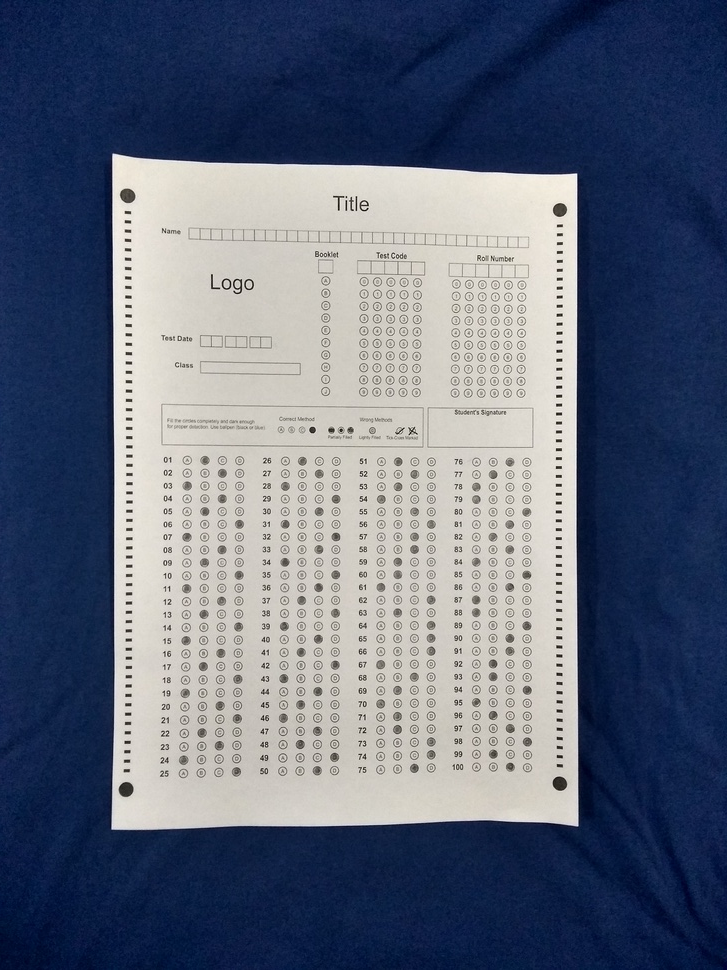
#> input picture blob.jpg, 727 x 970 px, shrunk from 3120 x 4160 before the run
$ python app.py   (older library calls are emulated)
#> lines starting #> are read from the running program, lines starting #| are printed output that depends on the picture; after the words box and inside, x2 and y2 are one past the last pixel; in counts of white or black regions, pixels touching at a corner belong together
# Standard imports
import cv2
import numpy as np;

# Read image

im = cv2.imread("blob.jpg", cv2.IMREAD_GRAYSCALE)
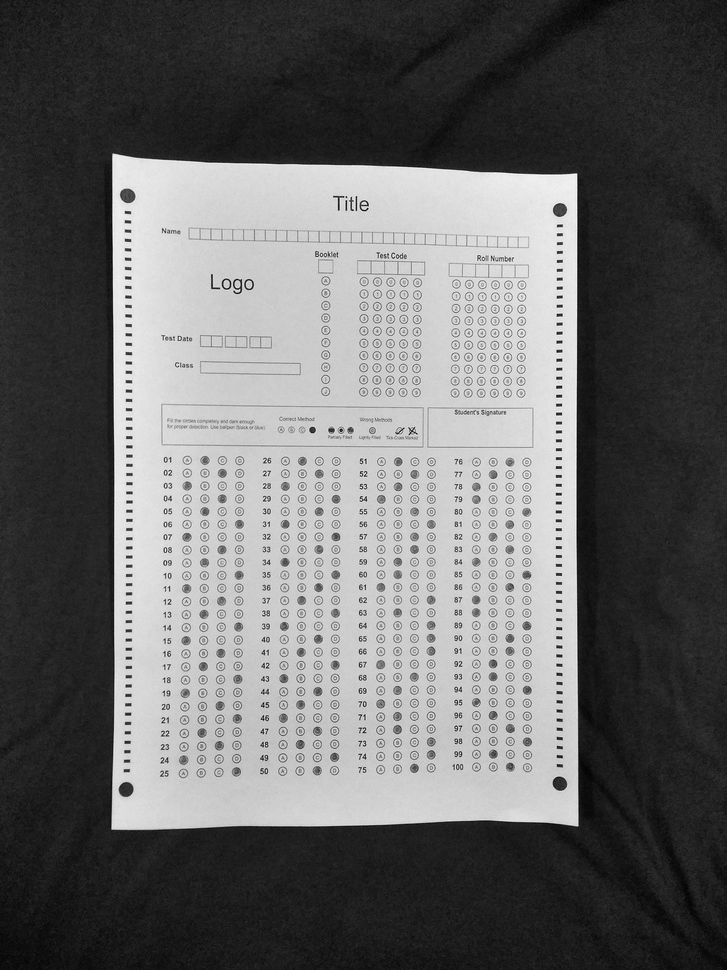
#> im: shape (970, 727); min 1, max 255, mean 104.7

#image enhancement

imgd = cv2.bilateralFilter(im,9,75,75)
threshq = cv2.threshold(imgd, 0, 255,cv2.THRESH_BINARY_INV | cv2.THRESH_OTSU)[1]
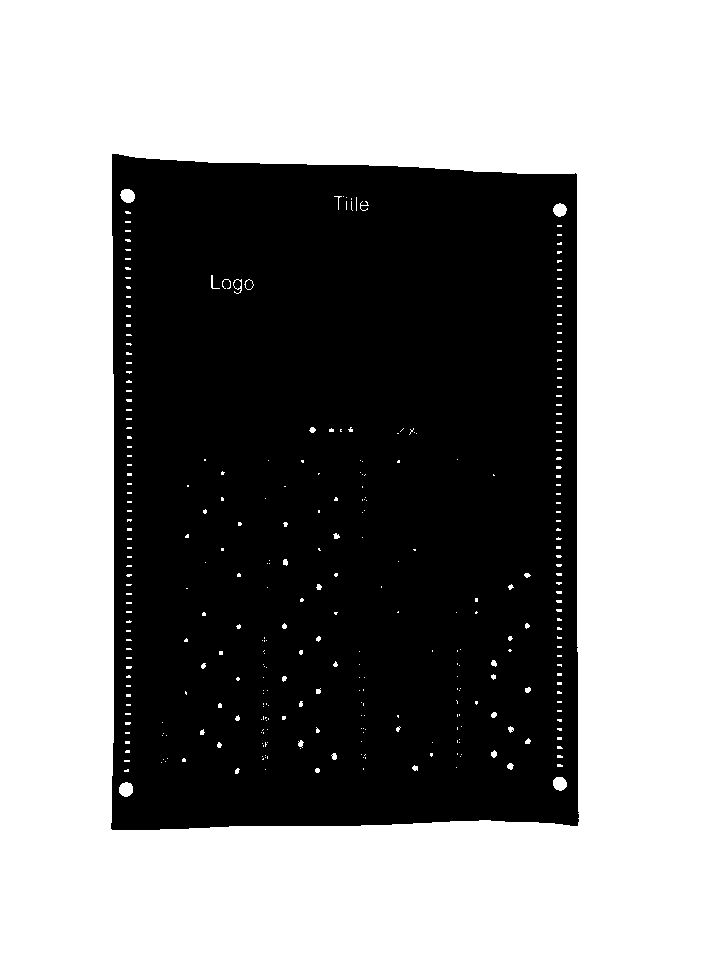
#> threshq: shape (970, 727); 57.2% white; 1 black region, box (x1, y1, x2, y2) and area: (111, 154, 579, 830) 302092

#finding edges

ime = cv2.Canny(threshq,75,200)
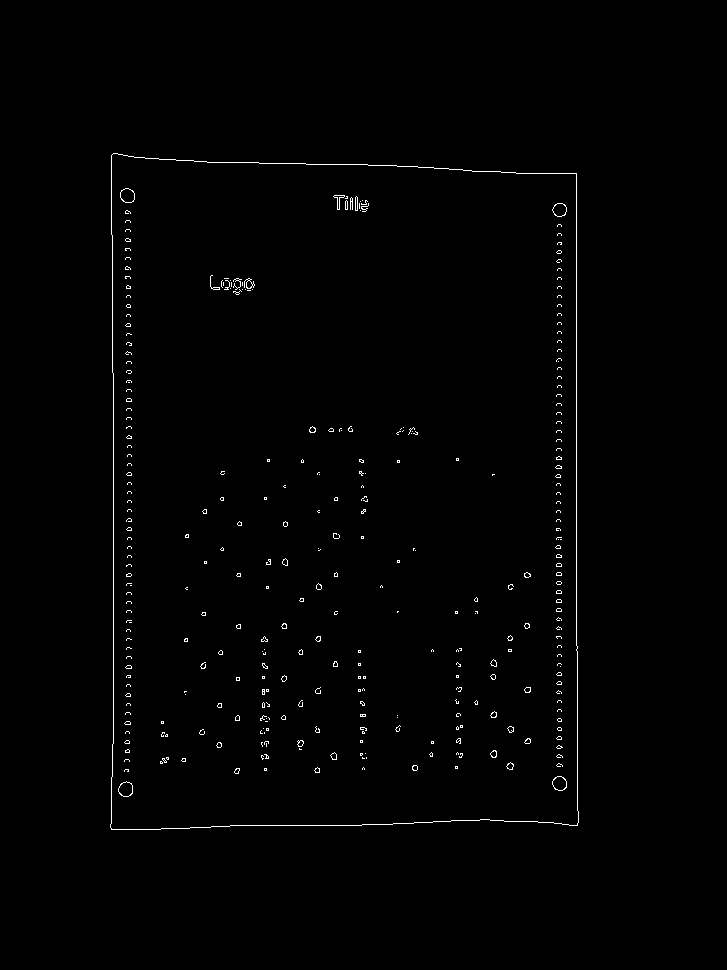
#> ime: shape (970, 727); 0.79% white in thin lines or dots, all inside (x1, y1, x2, y2) = (110, 153, 579, 830)

#extract contours

img, contours, hierarchy = cv2.findContours(ime,cv2.RETR_TREE,cv2.CHAIN_APPROX_SIMPLE)
#> contours = 478 contours, 433 with area under 20; largest, box (x1, y1, x2, y2) and area: (110, 153, 579, 830) 305858, (110, 153, 579, 830) 305856, (118, 781, 133, 797) 166, (120, 188, 135, 203) 162, (118, 781, 133, 797) 158
#imgg = cv2.drawContours(im, contours, -1, (0,255,0), 3)


cnt = contours[0]
#> cnt = contour of 99 points, box (x1, y1, x2, y2) (110, 153, 579, 830), area 305858
x,y,w,h = cv2.boundingRect(cnt)
#> x = 110; y = 153; w = 469; h = 677
cv2.rectangle(img,(x,y),(x+w,y+h),(0,255,0),2)
#> img: shape (970, 727); 0.76% white in thin lines or dots, all inside (x1, y1, x2, y2) = (112, 155, 578, 829)
crop_im = im[y:y+h,x:x+w]
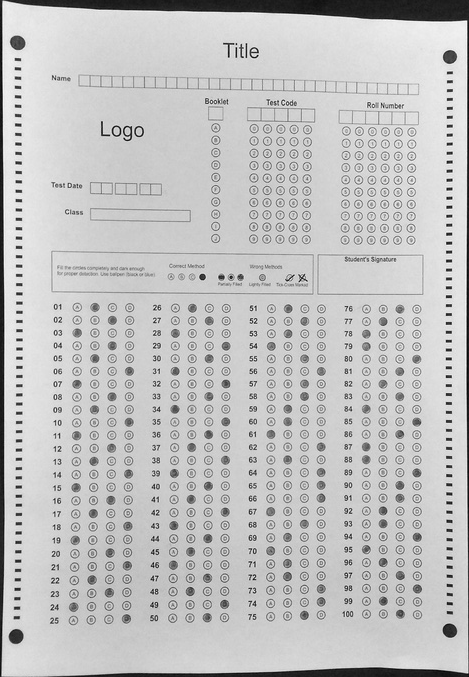
#> crop_im: shape (677, 469); min 2, max 255, mean 194.1

img_filter = cv2.bilateralFilter(crop_im,9,75,75)
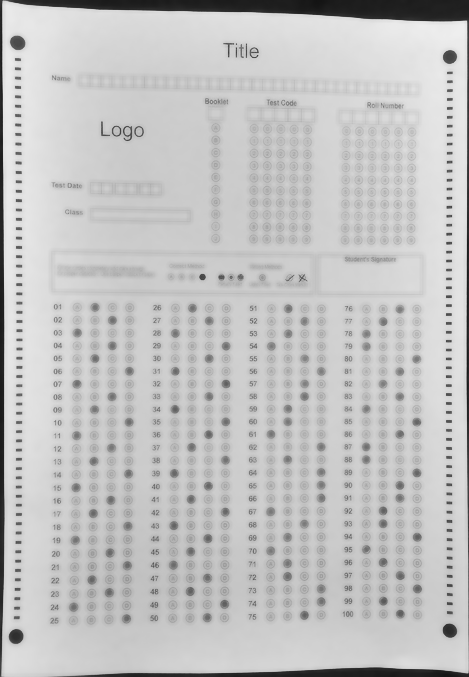
#> img_filter: shape (677, 469); min 19, max 239, mean 195
img_thresh = cv2.threshold(img_filter, 0, 255,cv2.THRESH_BINARY_INV | cv2.THRESH_OTSU)[1]
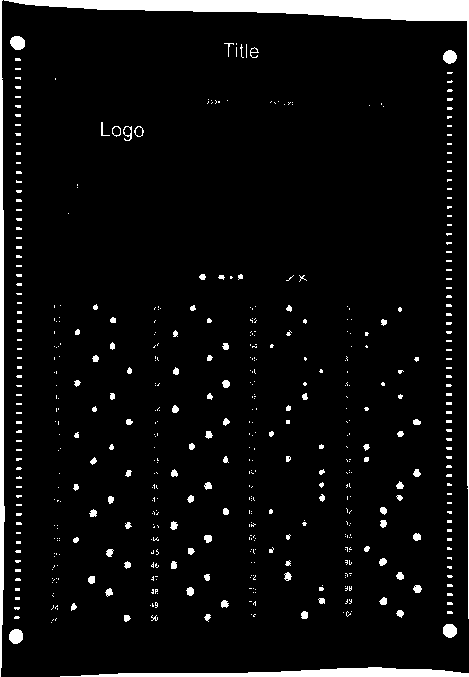
#> img_thresh: shape (677, 469); 5.7% white; 529 white regions (433 under 20 px), largest, box (x1, y1, x2, y2) and area: (4, 0, 469, 619) 7146, (0, 0, 5, 677) 2288, (60, 667, 469, 677) 2232
kernel = np.ones((5,5),np.uint8)
erosion = cv2.erode(img_thresh,kernel,iterations = 1)
#> erosion: shape (677, 469); 2.5% white; 45 white regions (38 under 20 px), largest, box (x1, y1, x2, y2) and area: (16, 0, 469, 19) 5119, (101, 669, 469, 677) 1407, (0, 82, 3, 623) 929
img_edge = cv2.Canny(erosion,75,200)
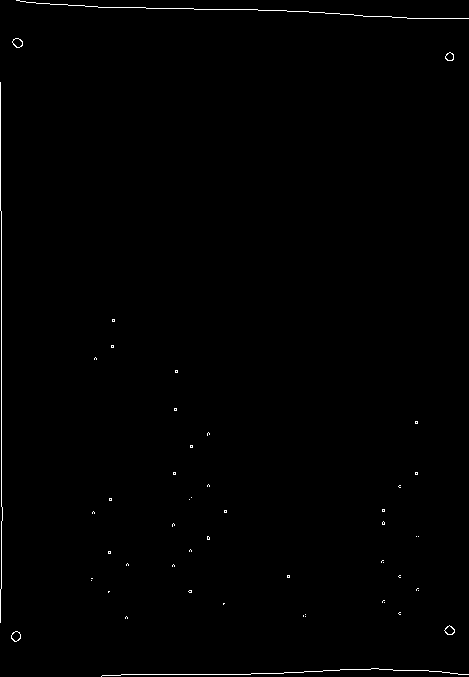
#> img_edge: shape (677, 469); 0.54% white in thin lines or dots
#cv2.imwrite("hello.jpg",erosion)
img_g, cos, hierarchy = cv2.findContours(img_edge,cv2.RETR_TREE,cv2.CHAIN_APPROX_SIMPLE)
#> cos = 72 contours, 64 with area under 20; largest, box (x1, y1, x2, y2) and area: (11, 631, 21, 642) 70, (12, 38, 23, 48) 68, (444, 625, 455, 635) 64, (11, 631, 21, 642) 62, (12, 38, 23, 48) 60, (444, 625, 455, 635) 52, (445, 52, 454, 61) 52, (445, 52, 454, 61) 45
#check_img = cv2.drawContours(crop_im, contours, -1, (0,255,0), 3)
#cv2.imwrite("heli.jpg",check_img)

# Setup SimpleBlobDetector parameters.
params = cv2.SimpleBlobDetector_Params()

# Change thresholds
#params.minThreshold = 250;
#params.maxThreshold = 255;

# Filter by Area.
params.filterByArea = True
params.minArea = 50

#Filter by Circularity
params.filterByCircularity = True
params.minCircularity = 0.4

# # Filter by Convexity
params.filterByConvexity = True
params.minConvexity = 0.2

# # Filter by Inertia
# params.filterByInertia = True
# params.minInertiaRatio = 0.01

#color
params.filterByColor = True
params.blobColor = 255

detector = {}
# Create a detector with the parameters
ver = (cv2.__version__).split('.')
if int(ver[0]) < 3 :
    detector = cv2.SimpleBlobDetector(params)
else :
    detector = cv2.SimpleBlobDetector_create(params)


# Detect blobs.
keypoints = detector.detect(erosion)
#> keypoints = 3 keypoints; (x, y, size): (17, 42, 8.9), (16, 636, 8.5), (449, 630, 8.1)

# Draw detected blobs as red circles.
# cv2.DRAW_MATCHES_FLAGS_DRAW_RICH_KEYPOINTS ensures the size of the circle corresponds to the size of blob
im_with_keypoints = cv2.drawKeypoints(crop_im, keypoints, np.array([]), (0,255,0), cv2.DRAW_MATCHES_FLAGS_DRAW_RICH_KEYPOINTS)

# Show keypoints
#cv2.imshow("Keypoints", im_with_keypoints)
#cv2.waitKey(0)
cv2.imwrite("image.jpg", im_with_keypoints)
